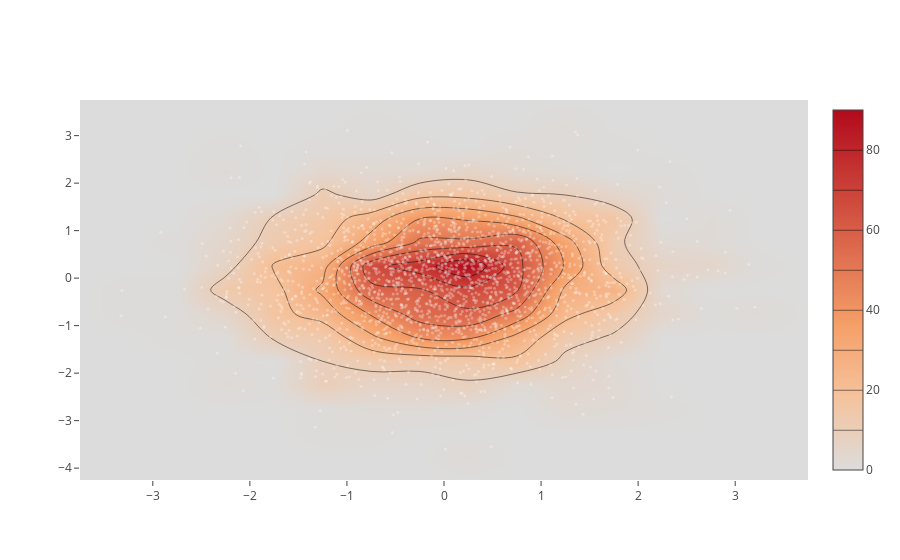

Notebook code for this chart:
### Code cell
# Scatter plot with heatmap
import matplotlib.pyplot as plt
x = np.random.randn(2000)
y = np.random.randn(2000)
plotly.offline.iplot([Histogram2dContour(x=x, y=y, contours=Contours(coloring='heatmap')),
       Scatter(x=x, y=y, mode='markers', marker=Marker(color='white', size=3, opacity=0.3))], show_link=False)

### Figure 1 — Plotly figure (JSON) as saved in the notebook; plotly's stock layout.template omitted (floating-point values rounded to 4 significant figures; data arrays with more than 128 entries replaced by an {"elided": "..."} marker saying what was removed)
{"data": [{"contours": {"coloring": "heatmap"}, "type": "histogram2dcontour", "x": {"elided": "2000 float values"}, "y": {"elided": "2000 float values"}}, {"marker": {"color": "white", "opacity": 0.3, "size": 3}, "mode": "markers", "type": "scatter", "x": {"elided": "2000 float values"}, "y": {"elided": "2000 float values"}}], "layout": {}}
